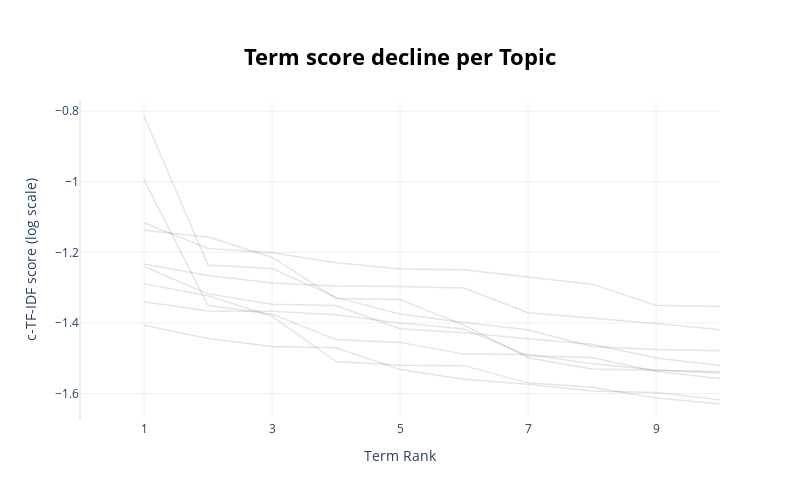

Notebook code for this chart:
### Code cell
bertopic_model.visualize_term_rank(log_scale=True)

### Figure 1 — Plotly figure (JSON) as saved in the notebook; plotly's stock layout.template omitted (floating-point values rounded to 4 significant figures)
{"data": [{"hovertext": "<b>Topic -1</b>:service_comcast_internet_call_cust", "line": {"color": "black", "width": 1.5}, "mode": "lines+lines", "name": "", "opacity": 0.1, "type": "scatter", "x": [1, 2, 3, 4, 5, 6, 7, 8, 9, 10], "y": [-1.289, -1.323, -1.381, -1.51, -1.52, -1.521, -1.57, -1.582, -1.612, -1.63]}, {"hovertext": "<b>Topic 0</b>:service_bill_comcast_customer_month", "line": {"color": "black", "width": 1.5}, "mode": "lines+lines", "name": "", "opacity": 0.1, "type": "scatter", "x": [1, 2, 3, 4, 5, 6, 7, 8, 9, 10], "y": [-1.24, -1.318, -1.347, -1.351, -1.417, -1.428, -1.445, -1.46, -1.499, -1.521]}, {"hovertext": "<b>Topic 1</b>:internet_speed_comcast_mbps_service", "line": {"color": "black", "width": 1.5}, "mode": "lines+lines", "name": "", "opacity": 0.1, "type": "scatter", "x": [1, 2, 3, 4, 5, 6, 7, 8, 9, 10], "y": [-1.137, -1.156, -1.214, -1.331, -1.334, -1.406, -1.499, -1.53, -1.534, -1.539]}, {"hovertext": "<b>Topic 2</b>:comcast_service_tell_say_call_time_", "line": {"color": "black", "width": 1.5}, "mode": "lines+lines", "name": "", "opacity": 0.1, "type": "scatter", "x": [1, 2, 3, 4, 5, 6, 7, 8, 9, 10], "y": [-1.407, -1.444, -1.467, -1.471, -1.532, -1.56, -1.574, -1.593, -1.597, -1.617]}, {"hovertext": "<b>Topic 3</b>:xfinity_service_month_tell_call_fee", "line": {"color": "black", "width": 1.5}, "mode": "lines+lines", "name": "", "opacity": 0.1, "type": "scatter", "x": [1, 2, 3, 4, 5, 6, 7, 8, 9, 10], "y": [-0.9938, -1.351, -1.375, -1.447, -1.455, -1.488, -1.489, -1.516, -1.533, -1.542]}, {"hovertext": "<b>Topic 4</b>:service_work_comcast_internet_probl", "line": {"color": "black", "width": 1.5}, "mode": "lines+lines", "name": "", "opacity": 0.1, "type": "scatter", "x": [1, 2, 3, 4, 5, 6, 7, 8, 9, 10], "y": [-1.34, -1.366, -1.367, -1.377, -1.4, -1.417, -1.493, -1.498, -1.538, -1.557]}, {"hovertext": "<b>Topic 5</b>:modem_charge_comcast_buy_new_month_", "line": {"color": "black", "width": 1.5}, "mode": "lines+lines", "name": "", "opacity": 0.1, "type": "scatter", "x": [1, 2, 3, 4, 5, 6, 7, 8, 9, 10], "y": [-0.8138, -1.236, -1.246, -1.328, -1.375, -1.399, -1.419, -1.467, -1.475, -1.479]}, {"hovertext": "<b>Topic 6</b>:box_service_instal_fee_work_install", "line": {"color": "black", "width": 1.5}, "mode": "lines+lines", "name": "", "opacity": 0.1, "type": "scatter", "x": [1, 2, 3, 4, 5, 6, 7, 8, 9, 10], "y": [-1.233, -1.266, -1.287, -1.296, -1.297, -1.301, -1.371, -1.386, -1.402, -1.42]}, {"hovertext": "<b>Topic 7</b>:service_comcast_modem_tech_internet", "line": {"color": "black", "width": 1.5}, "mode": "lines+lines", "name": "", "opacity": 0.1, "type": "scatter", "x": [1, 2, 3, 4, 5, 6, 7, 8, 9, 10], "y": [-1.116, -1.189, -1.201, -1.23, -1.247, -1.249, -1.27, -1.29, -1.35, -1.354]}], "layout": {"height": 500, "hoverlabel": {"bgcolor": "white", "font": {"family": "Rockwell", "size": 16}}, "showlegend": false, "title": {"font": {"color": "Black", "size": 22}, "text": "<b>Term score decline per Topic</b>", "x": 0.5, "xanchor": "center", "y": 0.9, "yanchor": "top"}, "width": 800, "xaxis": {"dtick": 2, "range": [0, 10], "tick0": 1, "title": {"text": "Term Rank"}}, "yaxis": {"title": {"text": "c-TF-IDF score (log scale)"}}}}
